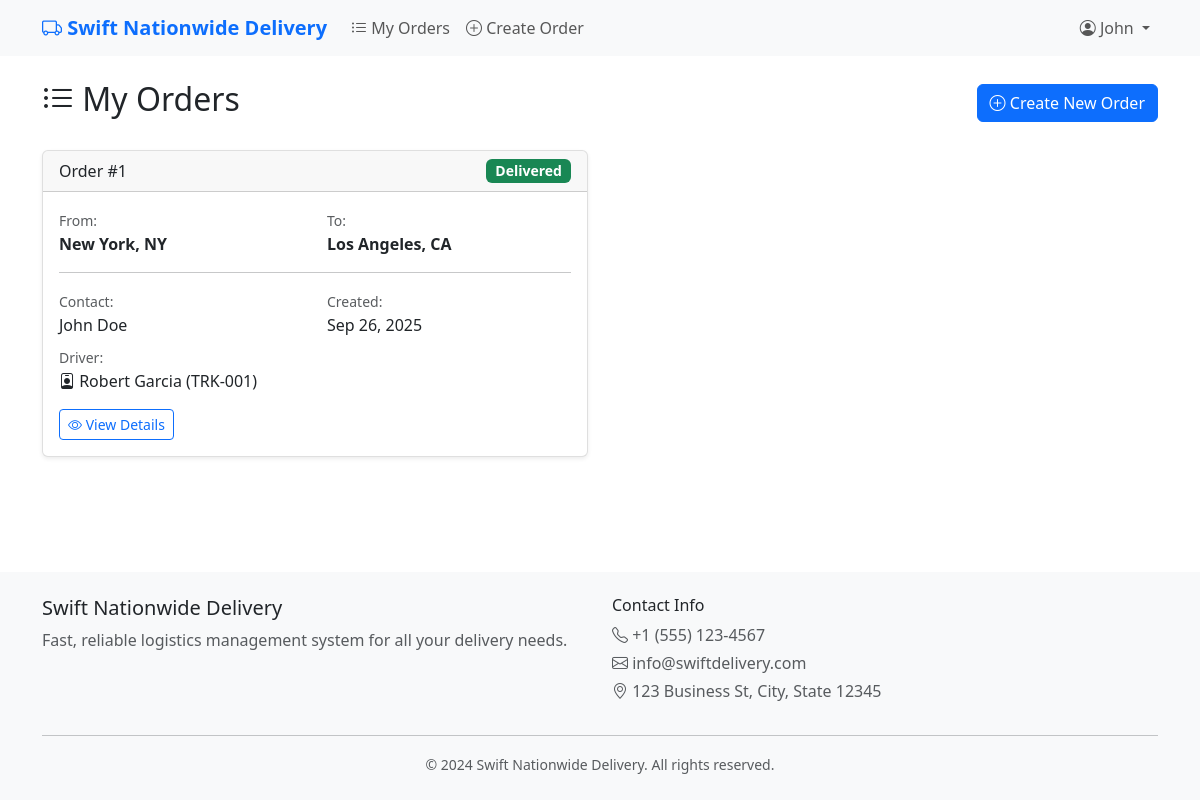
Page /orders/ (signed in) on the committed database.
### delivery/models.py (models this page shows, shortened)
class Order(models.Model):
    customer = models.ForeignKey(Customer, on_delete=models.CASCADE)
    pickup_address = models.ForeignKey(Address, related_name='pickup_orders', on_delete=models.CASCADE)
    delivery_address = models.ForeignKey(Address, related_name='delivery_orders', on_delete=models.CASCADE)
    contact_name = models.CharField(max_length=100)
    contact_phone = models.CharField(max_length=20)
    created_at = models.DateTimeField(default=timezone.now)
    status = models.CharField(max_length=20, choices=ORDER_STATUS, default='PENDING')
    assigned_driver = models.ForeignKey(Driver, null=True, blank=True, on_delete=models.SET_NULL)
    expected_delivery = models.DateTimeField(null=True, blank=True)

class Address(models.Model):
    customer = models.ForeignKey(Customer, on_delete=models.CASCADE)
    street = models.CharField(max_length=255)
    city = models.CharField(max_length=100)
    state = models.CharField(max_length=100)
    pincode = models.CharField(max_length=20)

class Driver(models.Model):
    name = models.CharField(max_length=100)
    phone = models.CharField(max_length=20)
    vehicle_number = models.CharField(max_length=50, blank=True)
    is_active = models.BooleanField(default=True)
    current_lat = models.DecimalField(max_digits=9, decimal_places=6, null=True, blank=True)
    current_lng = models.DecimalField(max_digits=9, decimal_places=6, null=True, blank=True)

### delivery/views.py (the view)
# urls.py: path('orders/', views.order_list, name='order_list'),
@login_required
def order_list(request):
    user = request.user
    if user.is_staff:
        orders = Order.objects.all().order_by('-created_at')
        template = 'delivery/admin/order_list.html'
    else:
        customer = Customer.objects.filter(user=user).first()
        orders = Order.objects.filter(customer=customer).order_by('-created_at') if customer else []
        template = 'delivery/customer/order_list.html'
    return render(request, template, {'orders': orders})

### delivery/templates/delivery/customer/order_list.html (shortened to what this page needs)
{% extends 'delivery/base.html' %}
{% block content %}
<div class="d-flex justify-content-between align-items-center mb-4">
    <h2><i class="bi bi-list-ul"></i> My Orders</h2>
    <a href="{% url 'order_create' %}" class="btn btn-primary">
        <i class="bi bi-plus-circle"></i> Create New Order
    </a>
</div>
{% if orders %}
    <div class="row">
        {% for order in orders %}
        <div class="col-lg-6 mb-4">
            <div class="card">
                <div class="card-header d-flex justify-content-between align-items-center">
                    <h6 class="mb-0">Order #{{ order.id }}</h6>
                    {% if order.status == 'PENDING' %}
                        <span class="badge bg-warning status-badge">{{ order.get_status_display }}</span>
                    {% elif order.status == 'ASSIGNED' %}
                        <span class="badge bg-info status-badge">{{ order.get_status_display }}</span>
                    {% elif order.status == 'IN_TRANSIT' %}
                        <span class="badge bg-primary status-badge">{{ order.get_status_display }}</span>
                    {% elif order.status == 'DELIVERED' %}
                        <span class="badge bg-success status-badge">{{ order.get_status_display }}</span>
                    {% elif order.status == 'CANCELLED' %}
                        <span class="badge bg-danger status-badge">{{ order.get_status_display }}</span>
                    {% endif %}
                </div>
                <div class="card-body">
                    <div class="row">
                        <div class="col-6">
                            <small class="text-muted">From:</small><br>
                            <strong>{{ order.pickup_address.city }}, {{ order.pickup_address.state }}</strong>
                        </div>
                        <div class="col-6">
                            <small class="text-muted">To:</small><br>
                            <strong>{{ order.delivery_address.city }}, {{ order.delivery_address.state }}</strong>
                        </div>
                    </div>
                    <hr class="my-3">
                    <div class="row">
                        <div class="col-6">
                            <small class="text-muted">Contact:</small><br>
                            {{ order.contact_name }}
                        </div>
                        <div class="col-6">
                            <small class="text-muted">Created:</small><br>
                            {{ order.created_at|date:"M d, Y" }}
                        </div>
                    </div>
                    {% if order.assigned_driver %}
                    <div class="mt-2">
                        <small class="text-muted">Driver:</small><br>
                        <i class="bi bi-person-badge"></i> {{ order.assigned_driver.name }}
                        {% if order.assigned_driver.vehicle_number %}
                            ({{ order.assigned_driver.vehicle_number }})
                        {% endif %}
                    </div>
                    {% endif %}
                    <div class="mt-3">
                        <a href="{% url 'order_detail' order.id %}" class="btn btn-outline-primary btn-sm">
                            <i class="bi bi-eye"></i> View Details
                        </a>
                    </div>
                </div>
            </div>
        </div>
        {% endfor %}
    </div>
{% endif %}
{% endblock %}

### delivery/templates/delivery/base.html (shortened to what this page needs)
<!doctype html>
<html lang="en">
<head>
    <link href="https://cdn.jsdelivr.net/npm/bootstrap@5.3.0/dist/css/bootstrap.min.css" rel="stylesheet">
    <link href="https://cdn.jsdelivr.net/npm/bootstrap-icons@1.7.2/font/bootstrap-icons.css" rel="stylesheet">
</head>
<body class="min-height-100">
    <nav class="navbar navbar-expand-lg navbar-light bg-light mb-4">
        <div class="container">
            <a class="navbar-brand" href="{% url 'home' %}">
                <i class="bi bi-truck"></i> Swift Nationwide Delivery
            </a>
            <div class="collapse navbar-collapse" id="navbarNav">
                <ul class="navbar-nav me-auto">
                    {% if user.is_authenticated %}
                        <li class="nav-item">
                            <a class="nav-link" href="{% url 'order_list' %}">
                                <i class="bi bi-list-ul"></i> My Orders
                            </a>
                        </li>
                        <li class="nav-item">
                            <a class="nav-link" href="{% url 'order_create' %}">
                                <i class="bi bi-plus-circle"></i> Create Order
                            </a>
                        </li>
                    {% endif %}
                </ul>
                <ul class="navbar-nav">
                    {% if user.is_authenticated %}
                        <li class="nav-item dropdown">
                            <a class="nav-link dropdown-toggle" href="#" id="navbarDropdown" role="button" data-bs-toggle="dropdown">
                                <i class="bi bi-person-circle"></i> {{ user.first_name|default:user.username }}
                            </a>
                        </li>
                    {% endif %}
                </ul>
            </div>
        </div>
    </nav>
    <main class="container flex-grow-1">
        {% block content %}{% endblock %}
    </main>
    <footer class="bg-light py-4 mt-4">
        <div class="container">
            <div class="row">
                <div class="col-md-6">
                    <h5>Swift Nationwide Delivery</h5>
                    <p class="text-muted">Fast, reliable logistics management system for all your delivery needs.</p>
                </div>
                <div class="col-md-6">
                    <h6>Contact Info</h6>
                    <p class="text-muted mb-1"><i class="bi bi-telephone"></i> +1 (555) 123-4567</p>
                    <p class="text-muted mb-1"><i class="bi bi-envelope"></i> info@swiftdelivery.com</p>
                    <p class="text-muted"><i class="bi bi-geo-alt"></i> 123 Business St, City, State 12345</p>
                </div>
            </div>
            <hr>
            <div class="text-center text-muted">
                <small>&copy; 2024 Swift Nationwide Delivery. All rights reserved.</small>
            </div>
        </div>
    </footer>
</body>
</html>

### delivery/templates/delivery/base.html (style rules this page uses)
.navbar-brand { font-weight: bold; color: #0d6efd !important; }
.card { box-shadow: 0 0.125rem 0.25rem rgba(0, 0, 0, 0.075); border: 1px solid rgba(0, 0, 0, 0.125); }
.btn-primary { background-color: #0d6efd; border-color: #0d6efd; }
.status-badge { font-size: 0.875rem; }
footer { background-color: #f8f9fa; margin-top: auto; }
.min-height-100 { min-height: 100vh; display: flex; flex-direction: column; }

### rows in the picture
Order: id "1", status "Delivered", pickup_address.city "New York", pickup_address.state "NY", delivery_address.city "Los Angeles", delivery_address.state "CA", contact_name "John Doe", created_at "Sep 26, 2025", assigned_driver.name "Robert Garcia", assigned_driver.vehicle_number "TRK-001"

### other values in the picture
{{ user.first_name|default:user.username }} "John"
